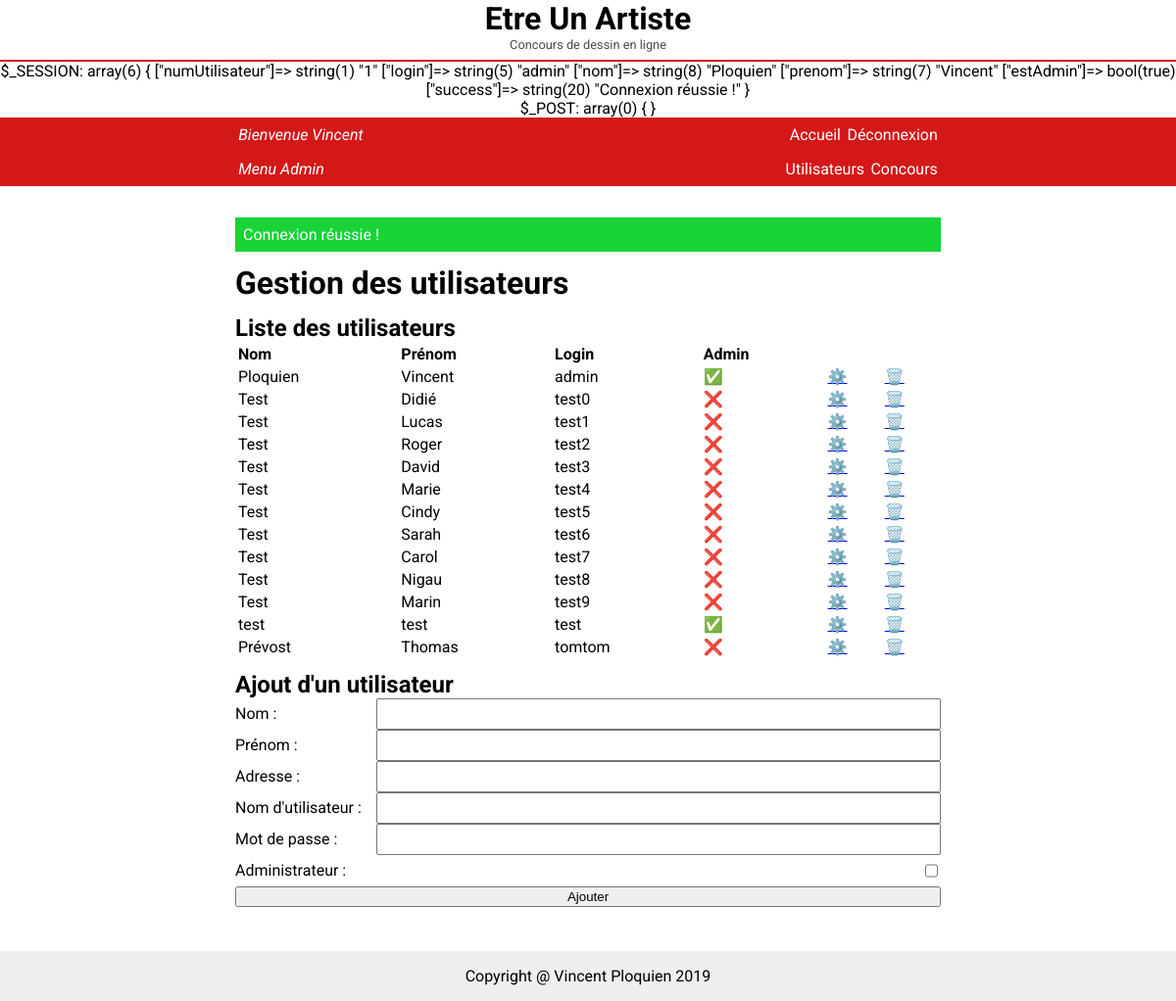
The page /admin/utilisateur.php (signed in) on the database its author committed.
### tables this page shows
CREATE TABLE IF NOT EXISTS `Utilisateur` (
`numUtilisateur` int(11) NOT NULL,
  `nom` varchar(255) NOT NULL,
  `prenom` varchar(255) NOT NULL,
  `adresse` varchar(255) DEFAULT NULL,
  `login` varchar(50) NOT NULL,
  `motDePasse` varchar(255) NOT NULL,
  `estAdmin` tinyint(1) NOT NULL DEFAULT '0'
);

### admin/utilisateur.php (the view, shortened to what this page needs)
<?php
$DB = (new Database())->getDB();
require_once('../template/header.php');
?>
<h1>Gestion des utilisateurs</h1>
<div>
    <h2>Liste des utilisateurs</h2>
    <table>
        <thead>
            <tr>
                <th>Nom</th>
                <th>Prénom</th>
                <th>Login</th>
                <th>Admin</th>
                <th></th>
                <th></th>
            </tr>
        </thead>
        <tbody>
            <?php
                $res = $DB->query("SELECT nom, prenom, login, estAdmin FROM Utilisateur;");
                while ($row = $res->fetch_assoc()) {
                    echo "<tr>";
                    echo "<td>${row['nom']}</td>";
                    echo "<td>${row['prenom']}</td>";
                    echo "<td>${row['login']}</td>";
                    echo "<td>" . ($row['estAdmin'] == '1' ? '✅' : '❌') . "</td>";
                    echo "<td><a href='#'>⚙️</a></td>";
                    echo "<td><a href='#'>🗑️</a></td>";
                    echo "</tr>";
                }
            ?>
        </tbody>
    </table>
</div>
<div>
    <h2>Ajout d'un utilisateur</h2>
    <form method="post" class="form">
        <div class="form-item">
            <label for="nom">Nom : </label>
            <input type="text" name="nom" id="nom" required>
        </div>
        <div class="form-item">
            <label for="prenom">Prénom : </label>
            <input type="text" name="prenom" id="prenom" required>
        </div>
        <div class="form-item">
            <label for="adresse">Adresse : </label>
            <input type="text" name="adresse" id="adresse">
        </div>
        <div class="form-item">
            <label for="login">Nom d'utilisateur : </label>
            <input type="text" name="login" id="login" required>
        </div>
        <div class="form-item">
            <label for="motDePasse">Mot de passe : </label>
            <input type="text" name="motDePasse" id="motDePasse" required>
        </div>
        <div class="form-item">
            <label for="estAdmin">Administrateur : </label>
            <input type="checkbox" name="estAdmin" id="estAdmin">
        </div>
        <input type="submit" value="Ajouter">
    </form>
</div>
<?php
require_once('../template/footer.php');
?>

### assets/css/style.css (style rules this page uses)
html { height: 100%; box-sizing: border-box; }
*, *:before, *:after { box-sizing: inherit; }
h1, h2, h3, h4, p, ol, ul { margin: 0; padding: 0; }
body { font-family: 'Roboto', sans-serif; position: relative; margin: 0; padding-bottom: 6rem; min-height: 100%; }
main>div { margin-top: 0.8em; }
form .form-item { line-height: 2em; display: flex; flex-direction: row; justify-content: space-between; }
form .form-item input:not([type="checkbox"]) { flex: 1; max-width: 80%; }
form input[type="submit"] { flex: 0; width: 100%; }
table { width: 100%; }
table th { text-align: left; }

### rows shown on the page
utilisateur: nom "Ploquien", prenom "Vincent", login "admin"
utilisateur: nom "Test", prenom "Didié", login "test0"
utilisateur: nom "Test", prenom "Lucas", login "test1"
utilisateur: nom "Test", prenom "Roger", login "test2"
utilisateur: nom "Test", prenom "David", login "test3"
utilisateur: nom "Test", prenom "Marie", login "test4"
utilisateur: nom "Test", prenom "Cindy", login "test5"
utilisateur: nom "Test", prenom "Sarah", login "test6"
utilisateur: nom "Test", prenom "Carol", login "test7"
utilisateur: nom "Test", prenom "Nigau", login "test8"
utilisateur: nom "Test", prenom "Marin", login "test9"
utilisateur: nom "test", prenom "test", login "test"
utilisateur: nom "Prévost", prenom "Thomas", login "tomtom"

### other values the page prints
$_SESSION["prenom"] "Vincent"
$_SESSION["success"] "Connexion réussie !"
